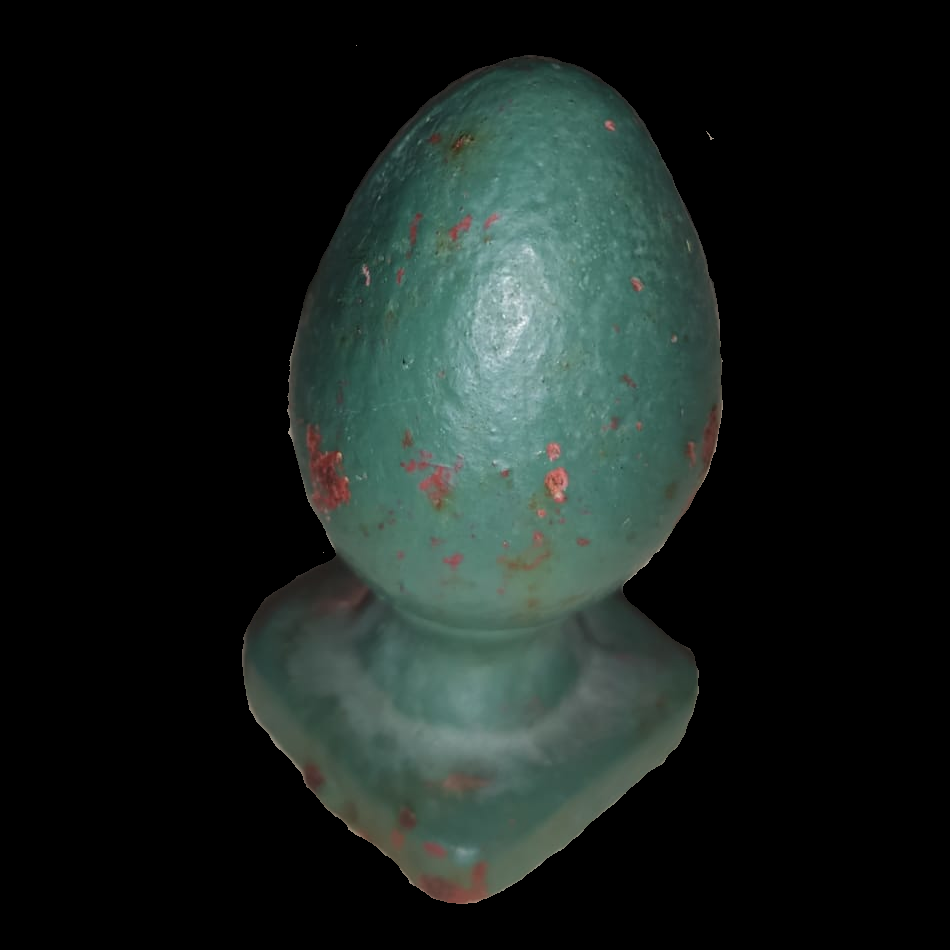
#> input picture data/objects/fence_plug1.png, 950 x 950 px, found by its file name; its folder holds 3 pictures in this run
$ python dataCreator.py
#> lines starting #> are read from the running program, lines starting #| are printed output that depends on the picture; after the words box and inside, x2 and y2 are one past the last pixel; in counts of white or black regions, pixels touching at a corner belong together; pictures that were not available may be replaced by others from this repository, and a replacement may not be noted
### cvutils.py
import numpy as np
import cv2


# A collection of image processing snippets for ease of use

# [14 lines left out: function translate, not called in this run]


def rotate(image, angle, center=None, scale=1.0):
    """
    Rotate an image by the given center.
    :param image: Image to rotate
    :param angle: Rotation angle
    :param center: Point to rotate from
    :param scale: Size to resize image
    :return: Rotated image
    """
    # Get image dimensions
    (h, w) = image.shape[:2]

    if center is None:
        center = (w / 2, h / 2)

    rotation = cv2.getRotationMatrix2D(center, angle, scale)
    rotated = cv2.warpAffine(image.copy(), rotation, (w, h))

    return rotated


def resize(image, width=None, height=None, interpolation=cv2.INTER_AREA):
    """
    Resize an image
    :param image: Image to be resized
    :param width: New width
    :param height: New height
    :param interpolation: Algorithm to use
    :return: Resized image
    """
    dim = None
    # Get image dimensions
    (h, w) = image.shape[:2]

    if width is None and height is None:
        return image

    if width is None:
        r = height / float(h)
        dim = (int(w * r), height)

    else:
        r = width / float(w)
        dim = (width, int(h * r))

    resized = cv2.resize(image.copy(), dim, interpolation=interpolation)

    return resized


def flip(image, horizontal=False, vertical=False):
    """
    Flip and image
    :param image: Image to be flipped
    :param horizontal: If flip horizontally
    :param vertical: If flip vertically
    :return: Flipped image
    """
    # Code to be used when flipping
    code = None

    if not horizontal and not vertical:
        return image
    elif horizontal and vertical:
        code = -1
    elif horizontal:
        code = 1
    else:
        code = 0

    flipped = cv2.flip(image.copy(), code)

    return flipped


# [14 lines left out: function crop, not called in this run]


def combine(fore_image, back_image, x_offset, y_offset):
    """
    Places an foreground image inside a background image
    :param fore_image: The image to be placed on top
    :param back_image: The image to be edited
    :param x_offset: x-axis offset for the fore_image
    :param y_offset: y-axis offset for the fore_image
    :return: Combined image
    """
    # Copy image to avoid errors
    background_img = back_image.copy()

    # Grab the region of interest (ROI) in the background
    rows, cols, channels = fore_image.shape
    roi = background_img[y_offset:rows + y_offset, x_offset:cols + x_offset]

    # Mask the foreground image
    img2gray = cv2.cvtColor(fore_image, cv2.COLOR_BGR2GRAY)
    ret, mask = cv2.threshold(img2gray, 5, 255, cv2.THRESH_BINARY)
    mask_inv = cv2.bitwise_not(mask)

    # Place fore img silhouette in the ROI
    back_bg = cv2.bitwise_and(roi, roi, mask=mask_inv)

    # Take only region of fore img
    fore_fg = cv2.bitwise_and(fore_image, fore_image, mask=mask)

    # Place fore img in ROI
    dst = cv2.add(back_bg, fore_fg)

    # Replace ROI in original background image
    background_img[y_offset:rows + y_offset, x_offset:cols + x_offset] = dst

    return background_img


# [9 lines left out: function create_blank, not called in this run]

### dataCreator.py
import os
import cv2
import random
import cvutils
import numpy as np
import xml.etree.cElementTree as ET

# Darknet https://codeload.github.com/AlexeyAB/darknet/zip/master

def generate_dataset(object_path, scene_path, save_path, data_distribution):
    """
    Generates a dataset out of the given images
    :param object_path: Where the object images go
    :param scene_path: Where the background images go
    :param save_path: Where the new images will be saved
    :param data_distribution: The percentage of train images (0 - 1)
    :return:
    """
#> called with object_path = 'data\\\\objects', scene_path = 'data\\\\scenes', save_path = 'data\\\\custom_data', data_distribution = 0.75
    obj_path = os.path.abspath(object_path)
    objects = os.listdir(obj_path)
    scn_path = os.path.abspath(scene_path)
    scenes = os.listdir(scn_path)
    save_path = os.path.abspath(save_path)

    object_names = []
    count = 0

    img_names = []

    for obj in objects:
        obj_img = cv2.imread(obj_path + "\\" + obj)
#> obj_img is the input picture: shape (950, 950, 3); mean B, G, R 29.7, 32.7, 24.1

        # do object editing here
        # Require objects to be square instead of uneven sizes

        object_name = "".join(filter(lambda x: not x.isdigit(), obj)).split(".")[0]

        if object_name not in object_names:
            object_names.append(object_name)

        flip = False
        angle_step = 20
        max_angle = 180
        current_angle = 0

        for i in range(int((max_angle / angle_step) * 2)):

            new_size = random.randrange(100, 300)

            resized_obj = cvutils.resize(obj_img, new_size)
            new_obj = cvutils.rotate(resized_obj, current_angle)

            if flip:
                new_obj = cvutils.flip(new_obj, True)

            if current_angle >= max_angle:
                current_angle = 0
                flip = True
            else:
                current_angle += angle_step

            for scene in scenes:
                scene_img = cv2.imread(scn_path + "\\" + scene)
                scene_x, scene_y = scene_img.shape[:2]
#> scene_x = 950; scene_y = 950

                x_off = random.randrange(0, scene_x - new_obj.shape[0])
#> x_off = 430
                y_off = random.randrange(0, scene_y - new_obj.shape[1])
#> y_off = 41

                # Get both normal and flipped image
                save_image = cvutils.combine(new_obj, scene_img, x_off, y_off)
#> in combine, `roi = background_img[y_offset:rows + y_offset, x_offset:cols + x_offset]`:
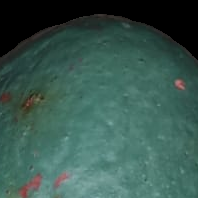
#> roi: shape (198, 198, 3); mean B, G, R 79.2, 87.5, 56.4
#> in combine, `img2gray = cv2.cvtColor(fore_image, cv2.COLOR_BGR2GRAY)`:
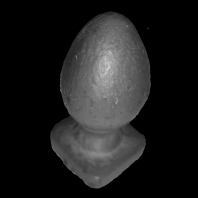
#> img2gray: shape (198, 198); min 0, max 211, mean 29.8
#> in combine, `ret, mask = cv2.threshold(img2gray, 5, 255, cv2.THRESH_BINARY)`:
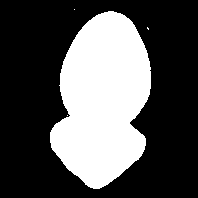
#> mask: shape (198, 198); 32.6% white; 4 white regions (3 under 20 px), largest, box (x1, y1, x2, y2) and area: (50, 11, 151, 189) 12779
#> in combine, `back_bg = cv2.bitwise_and(roi, roi, mask=mask_inv)`:
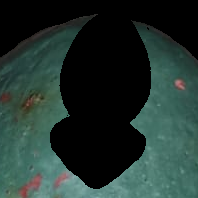
#> back_bg: shape (198, 198, 3); mean B, G, R 46.3, 51.4, 33.9
#> in combine, `dst = cv2.add(back_bg, fore_fg)`:
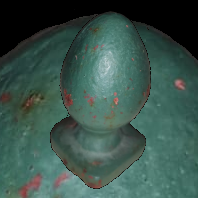
#> dst: shape (198, 198, 3); mean B, G, R 76, 84.1, 58.1
#> in combine, `background_img[y_offset:rows + y_offset, x_offset:cols + x_offset] = dst`:
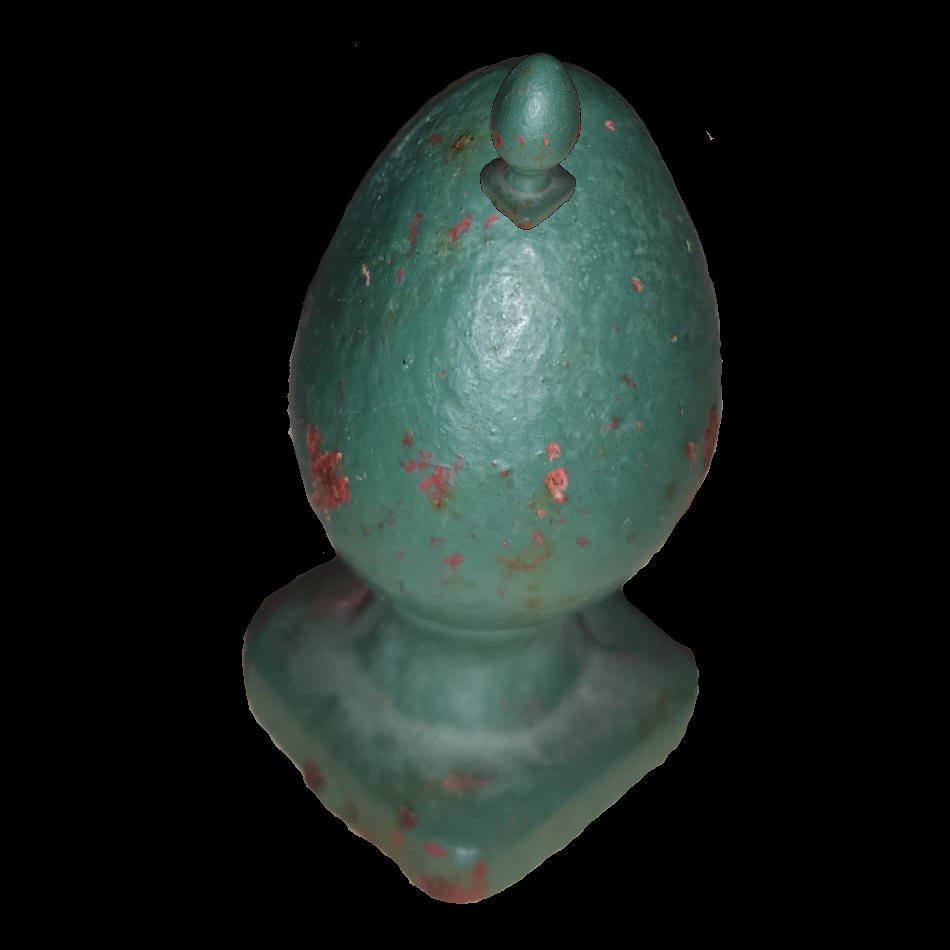
#> background_img: shape (950, 950, 3); 1.42% of pixels changed, all inside (x1, y1, x2, y2) = (480, 50, 581, 230)

                img_names.append(f"{object_name}{str(count)}.jpg")

                cv2.imwrite(f"{save_path}\\images\\{object_name}{str(count)}.jpg", save_image)

                # Create the bounding box information

                with open(f"{save_path}\\images\\{object_name}{str(count)}.txt", "w") as bounding:
                    bounding.write(
                        f"{object_names.index(object_name)} {(x_off + new_obj.shape[0] / 2) / scene_x} {(y_off + new_obj.shape[1] / 2) / scene_y} " +
                        f"{new_obj.shape[0] / scene_x} {new_obj.shape[1] / scene_y}")

                count += 1
#> pass 2 of the loop in generate_dataset, `for obj in objects:`:
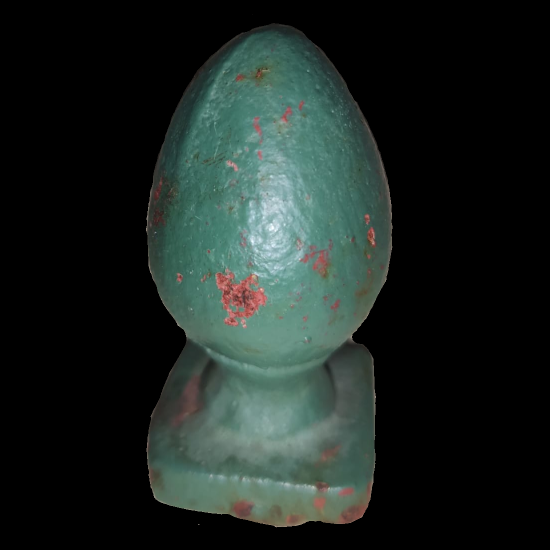
#> input picture data/objects/fence_plug2.png, 1100 x 1100 px, found by its file name (shown at 1/2 size)
#> in generate_dataset, obj_img is the input picture: shape (1100, 1100, 3); mean B, G, R 33.5, 36.9, 27.8
#> resized: shape (185, 185, 3)
#> roi: shape (185, 185, 3)
#> img2gray: shape (185, 185)
#> in combine (call 19), `ret, mask = cv2.threshold(img2gray, 5, 255, cv2.THRESH_BINARY)`:
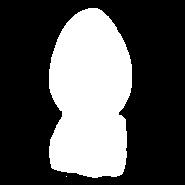
#> mask: shape (185, 185); 33.7% white; 2 white regions (1 under 20 px), largest, box (x1, y1, x2, y2) and area: (49, 8, 132, 178) 11528
#> back_bg: shape (185, 185, 3)
#> fore_fg: shape (185, 185, 3)
#> dst: shape (185, 185, 3)
#> in combine (call 19), `background_img[y_offset:rows + y_offset, x_offset:cols + x_offset] = dst`:
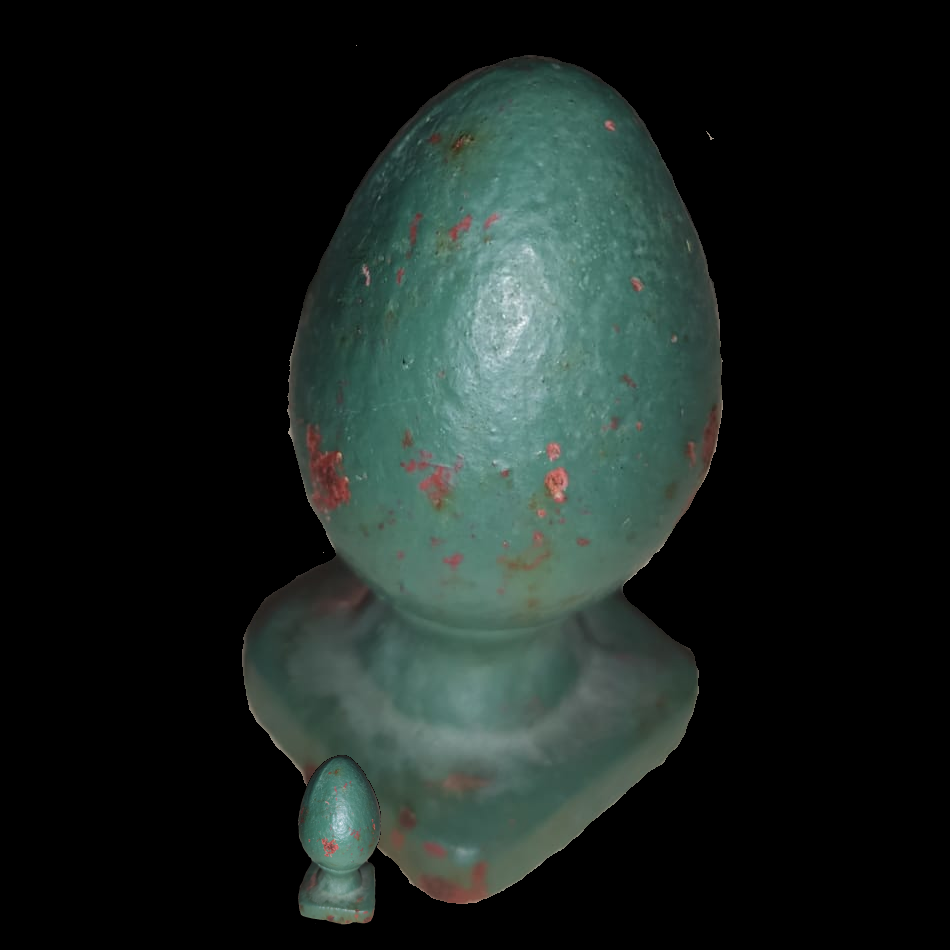
#> background_img: shape (950, 950, 3); 1.28% of pixels changed, all inside (x1, y1, x2, y2) = (298, 755, 381, 925)
#> pass 3 of the loop in generate_dataset, `for obj in objects:`:
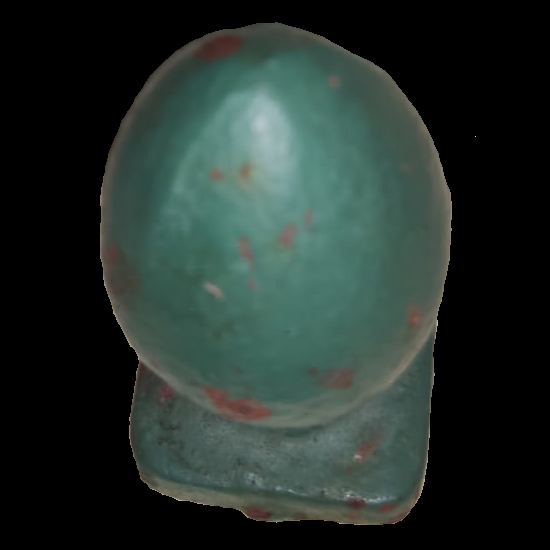
#> input picture data/objects/fence_plug3.png, 550 x 550 px, found by its file name
#> in generate_dataset, obj_img is the input picture: shape (550, 550, 3); mean B, G, R 43.9, 48.4, 36.4
#> resized: shape (109, 109, 3)
#> roi: shape (109, 109, 3); every value is 0
#> img2gray: shape (109, 109)
#> in combine (call 37), `ret, mask = cv2.threshold(img2gray, 5, 255, cv2.THRESH_BINARY)`:
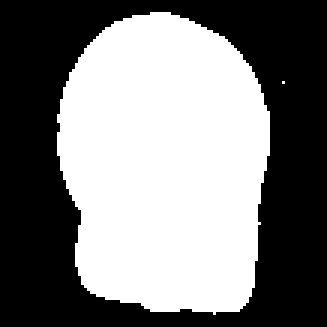
#> mask: shape (109, 109) (shown 3 times larger); 49.1% white; 2 white regions (1 under 20 px), largest, box (x1, y1, x2, y2) and area: (19, 4, 90, 105) 5835
#> fore_fg: shape (109, 109, 3)
#> in combine (call 37), `background_img[y_offset:rows + y_offset, x_offset:cols + x_offset] = dst`:
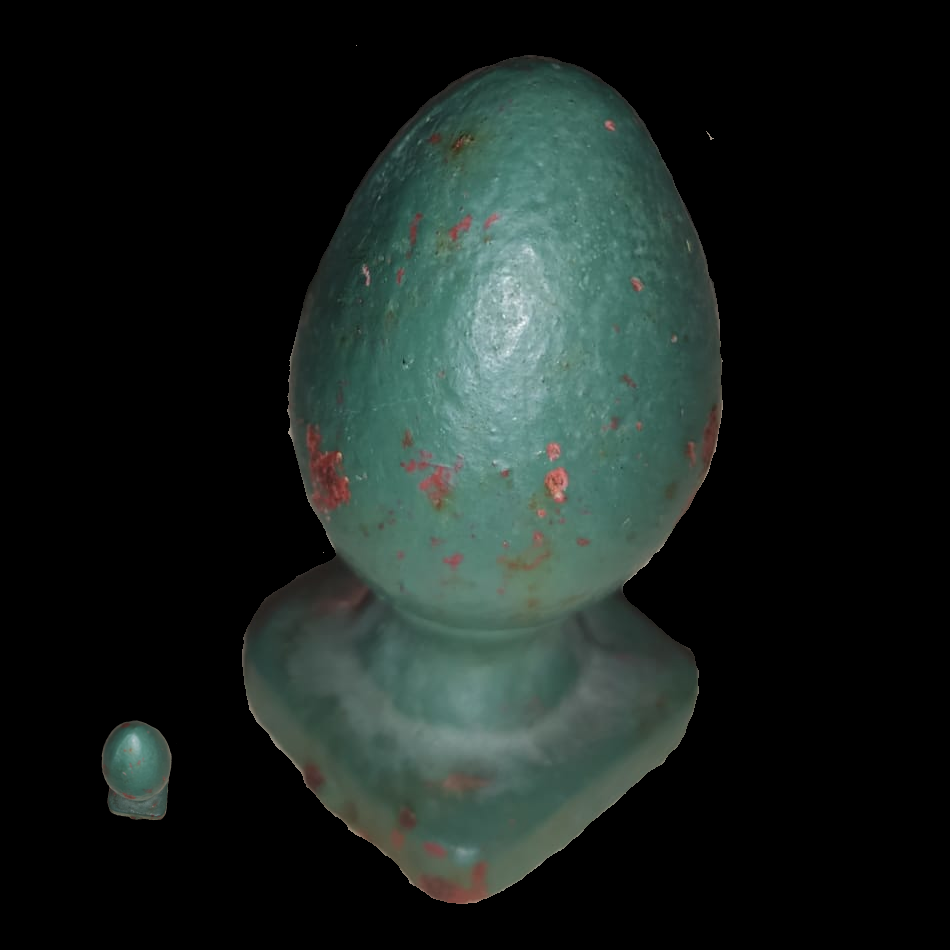
#> background_img: shape (950, 950, 3); 0.65% of pixels changed, all inside (x1, y1, x2, y2) = (101, 720, 177, 821)

    # Make the custom.names file
    with open(f"{save_path}\\custom.names", "w") as names:
        for obj in object_names:
            names.write(f"{obj}\n")

    # Distribute the train and test images
    with open(f"{save_path}\\train.txt", "w") as train:
        random.shuffle(img_names)
        for i in range(int(len(img_names) * data_distribution)):
            train.write(f"{save_path}\\images\\{img_names.pop()}\n")

    # Distribute the train and test images
    with open(f"{save_path}\\test.txt", "w") as train:
        for i in img_names:
            train.write(f"{save_path}\\images\\{i}\n")

    # YOLO datafile
    with open(f"{save_path}\\detector.data", "w") as data:
        data.write(f"classes={len(object_names)}\n")
        data.write(f"train={save_path}\\train.txt\n")
        data.write(f"valid={save_path}\\test.txt\n")
        data.write(f"names={save_path}\\custom.names\n")
        data.write("backup=backup\\\n")


if __name__ == "__main__":
    generate_dataset(r"data\\objects", r"data\\scenes", r"data\\custom_data", 0.75)

"""
root = ET.Element("annotation")
ET.SubElement(root, "folder").text = "images"
ET.SubElement(root, "filename").text = f"{object_name}{str(count)}.jpg"
ET.SubElement(root, "path").text = f"{save_path}\\images\\{object_name}{str(count)}.jpg"
src = ET.SubElement(root, "source")
ET.SubElement(src, "database").text = "Unknown"
size = ET.SubElement(root, "size")
ET.SubElement(size, "width").text = str(scene_x)
ET.SubElement(size, "height").text = str(scene_y)
ET.SubElement(size, "depth").text = "3"
ET.SubElement(root, "segmented").text = "0"
obj_node = ET.SubElement(root, "object")
ET.SubElement(obj_node, "name").text = f"{object_name}"
ET.SubElement(obj_node, "pose").text = "Unspecified"
ET.SubElement(obj_node, "truncated").text = "0"
ET.SubElement(obj_node, "difficult").text = "0"
bound = ET.SubElement(obj_node, "bndbox")
ET.SubElement(bound, "xmin").text = str(x_off)
ET.SubElement(bound, "ymin").text = str(y_off)
ET.SubElement(bound, "xmax").text = str(new_obj.shape[0] + x_off)
ET.SubElement(bound, "ymax").text = str(new_obj.shape[1] + y_off)

tree = ET.ElementTree(root)
tree.write(f"{save_path}\\images\\{object_name}{str(count)}.xml")
"""
